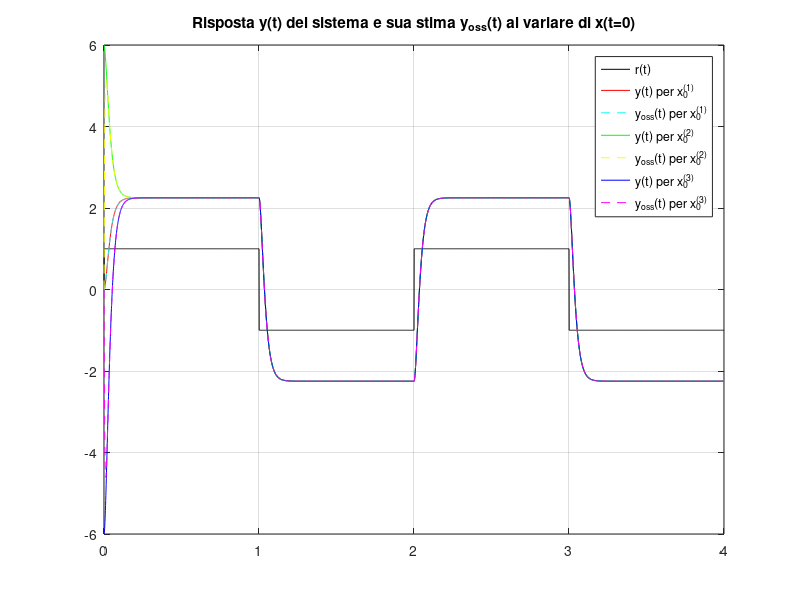
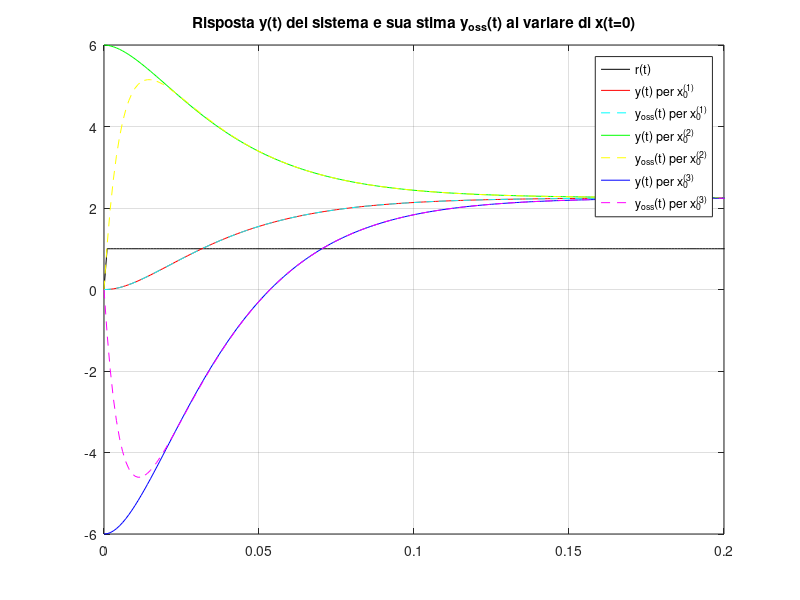
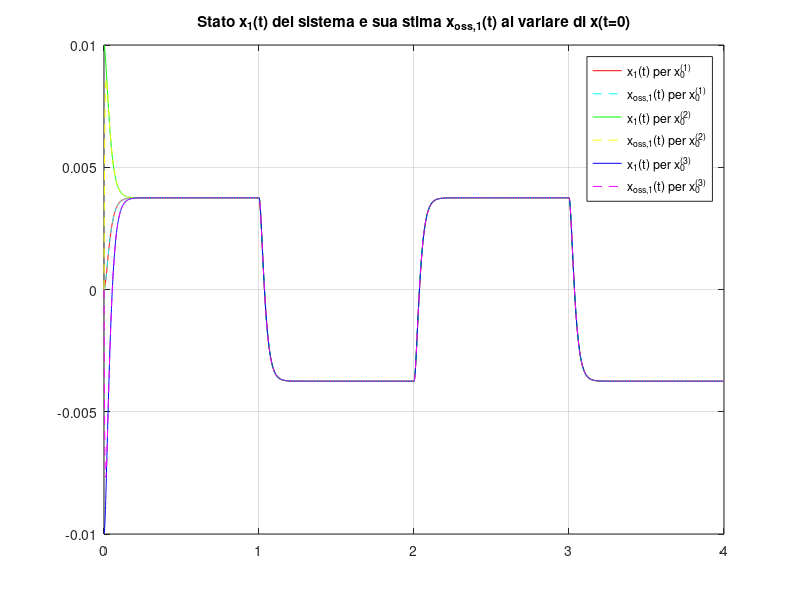
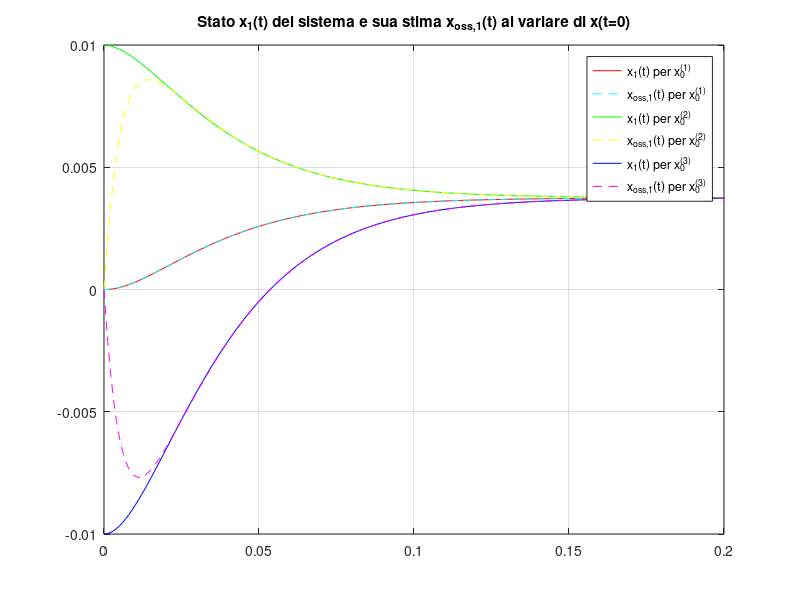

Write the MATLAB code that produced these figures, in order.
%% Stimatore asintotico dello stato
clear variables
close all
clc

% Modello linearizzato del levitatore magnetico controllato mediante retroazione statica dello stato
A = [0,1;-2400,-100];
B = [0;9];
C = [600,0];
D = 0;

% Poichè si vuole vedere come convergono i valori delle stime ai valori
% veri delle variabili di stato, occorre applicare lo stimatore asintotico
% ad un sistema asintoticamente stabile
% Il levitatore magnetico è un sistema instabile, applico lo stimatore al
% sistema controllato mediante retroazione statica dello stato

lambda1_oss = -120;
lambda2_oss = -180;

Mo = obsv(A,C)
rank_Mo = rank(Mo)  % rango è massimo, il sistema è completamete osservabile

L = place(A',C',[lambda1_oss,lambda2_oss])'  % faccio la trasposta del risultato perchè place restituisce sempre dei vettori riga

eig_A_meno_LC = eig(A-L*C)   % verifica della corretta assegnazione degli autovalori

Atot = [A, zeros(size(A)); L*C, A-L*C];
Btot = [B; B];
Ctot = [C, zeros(size(C)); zeros(size(C)), C];
Dtot = [D; D];

% Simulazione del sistema complessivo

sistemaTot = ss(Atot, Btot, Ctot, Dtot);

t = 0:0.001:4;
r = sign(sin(2*pi*0.5*t));

x0_1 = [0; 0];
x0_2 = [0.01; 0];
x0_3 = [-0.01; 0];

x0_oss = [0;0];   % condizione iniziale dello stimatore asintotico

x0tot_1 = [x0_1; x0_oss];
x0tot_2 = [x0_2; x0_oss];
x0tot_3 = [x0_3; x0_oss];

[ytot1, tsim1, xtot1] = lsim(sistemaTot, r, t, x0tot_1);
[ytot2, tsim2, xtot2] = lsim(sistemaTot, r, t, x0tot_2);
[ytot3, tsim3, xtot3] = lsim(sistemaTot, r, t, x0tot_3);

% figure,plot(tsim1, xtot1, 'r', tsim2, xtot2, 'g', tsim3, xtot3, 'b');
% figure,plot(t, r, 'k', tsim1, ytot1, 'r', tsim2, ytot2, 'g', tsim3, ytot3, 'b');


figure, plot(t,r,'k',tsim1,ytot1(:,1),'r',tsim1,ytot1(:,2),'c--', ...
                       tsim2,ytot2(:,1),'g',tsim2,ytot2(:,2),'y--', ...
                       tsim3,ytot3(:,1),'b',tsim3,ytot3(:,2),'m--'), grid on,
title(['Risposta y(t) del sistema e sua stima y_{oss}(t) al variare di x(t=0)']),
legend('r(t)','y(t) per x_0^{(1)}', 'y_{oss}(t) per x_0^{(1)}',...
              'y(t) per x_0^{(2)}', 'y_{oss}(t) per x_0^{(2)}',...
              'y(t) per x_0^{(3)}', 'y_{oss}(t) per x_0^{(3)}')

figure, plot(t,r,'k',tsim1,ytot1(:,1),'r',tsim1,ytot1(:,2),'c--', ...
                       tsim2,ytot2(:,1),'g',tsim2,ytot2(:,2),'y--', ...
                       tsim3,ytot3(:,1),'b',tsim3,ytot3(:,2),'m--'), grid on,
title(['Risposta y(t) del sistema e sua stima y_{oss}(t) al variare di x(t=0)']),
legend('r(t)','y(t) per x_0^{(1)}', 'y_{oss}(t) per x_0^{(1)}',...
              'y(t) per x_0^{(2)}', 'y_{oss}(t) per x_0^{(2)}',...
              'y(t) per x_0^{(3)}', 'y_{oss}(t) per x_0^{(3)}')
axis_orig=axis;
axis([0,0.2,axis_orig(3:4)]);

figure, plot(tsim1,xtot1(:,1),'r',tsim1,xtot1(:,3),'c--', ...
             tsim2,xtot2(:,1),'g',tsim2,xtot2(:,3),'y--', ...
             tsim3,xtot3(:,1),'b',tsim3,xtot3(:,3),'m--'), grid on,
title(['Stato x_1(t) del sistema e sua stima x_{oss,1}(t) al variare di x(t=0)']),
legend('x_1(t) per x_0^{(1)}', 'x_{oss,1}(t) per x_0^{(1)}',...
       'x_1(t) per x_0^{(2)}', 'x_{oss,1}(t) per x_0^{(2)}',...
       'x_1(t) per x_0^{(3)}', 'x_{oss,1}(t) per x_0^{(3)}')

figure, plot(tsim1,xtot1(:,1),'r',tsim1,xtot1(:,3),'c--', ...
             tsim2,xtot2(:,1),'g',tsim2,xtot2(:,3),'y--', ...
             tsim3,xtot3(:,1),'b',tsim3,xtot3(:,3),'m--'), grid on,
title(['Stato x_1(t) del sistema e sua stima x_{oss,1}(t) al variare di x(t=0)']),
legend('x_1(t) per x_0^{(1)}', 'x_{oss,1}(t) per x_0^{(1)}',...
       'x_1(t) per x_0^{(2)}', 'x_{oss,1}(t) per x_0^{(2)}',...
       'x_1(t) per x_0^{(3)}', 'x_{oss,1}(t) per x_0^{(3)}')
axis_orig=axis;
axis([0,0.2,axis_orig(3:4)]);

figure, plot(tsim1,xtot1(:,2),'r',tsim1,xtot1(:,4),'c--', ...
             tsim2,xtot2(:,2),'g',tsim2,xtot2(:,4),'y--', ...
             tsim3,xtot3(:,2),'b',tsim3,xtot3(:,4),'m--'), grid on,
title(['Stato x_2(t) del sistema e sua stima x_{oss,2}(t) al variare di x(t=0)']),
legend('x_2(t) per x_0^{(1)}', 'x_{oss,2}(t) per x_0^{(1)}',...
       'x_2(t) per x_0^{(2)}', 'x_{oss,2}(t) per x_0^{(2)}',...
       'x_2(t) per x_0^{(3)}', 'x_{oss,2}(t) per x_0^{(3)}')

figure, plot(tsim1,xtot1(:,2),'r',tsim1,xtot1(:,4),'c--', ...
             tsim2,xtot2(:,2),'g',tsim2,xtot2(:,4),'y--', ...
             tsim3,xtot3(:,2),'b',tsim3,xtot3(:,4),'m--'), grid on,
title(['Stato x_2(t) del sistema e sua stima x_{oss,2}(t) al variare di x(t=0)']),
legend('x_2(t) per x_0^{(1)}', 'x_{oss,2}(t) per x_0^{(1)}',...
       'x_2(t) per x_0^{(2)}', 'x_{oss,2}(t) per x_0^{(2)}',...
       'x_2(t) per x_0^{(3)}', 'x_{oss,2}(t) per x_0^{(3)}')
axis_orig=axis;
axis([0,0.2,axis_orig(3:4)]);


% COMMENTI:
% grafico 1: uscite e riferimento
% grafico 2: primi 2 decimi di secondo del primo grafico, le risposte
%            stimate sono rappresentate tratteggiate. Notiamo che queste partono
%            da zero ma dopo 0.02 secondi coincidono con le uscite reali
% grafico 3: variabile di stato x1, notiamo che ha un andamento analogo a
%            quello di y. Guardando la matrice C vediamo che vale [600,0],
%            quindi l'uscita vale 600 volte x1 (sono proporzionali)
% grafico 5: x2 è la velocità, Non viene misurata direttamente. L'andamento
%            zoomato è rappresentato nel grafico 6 (primi 2 decimi di secondo di simulazione)
%            Dopo circa 0.04 secondi lo stima di x2 coincide con il valore di x2
